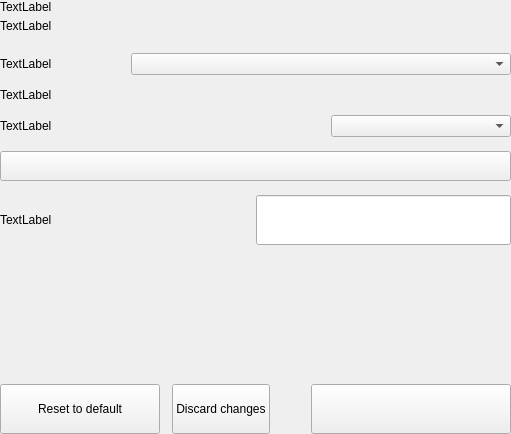
<?xml version="1.0" encoding="UTF-8"?>
<ui version="4.0">
 <class>SettingsDisplayOptionsWidget</class>
 <widget class="QWidget" name="SettingsDisplayOptionsWidget">
  <property name="geometry">
   <rect>
    <x>0</x>
    <y>0</y>
    <width>511</width>
    <height>434</height>
   </rect>
  </property>
  <property name="windowTitle">
   <string>Form</string>
  </property>
  <layout class="QVBoxLayout" name="verticalLayout">
   <property name="spacing">
    <number>0</number>
   </property>
   <property name="leftMargin">
    <number>0</number>
   </property>
   <property name="topMargin">
    <number>0</number>
   </property>
   <property name="rightMargin">
    <number>0</number>
   </property>
   <property name="bottomMargin">
    <number>0</number>
   </property>
   <item>
    <widget class="QWidget" name="left" native="true">
     <layout class="QVBoxLayout" name="verticalLayout_3">
      <property name="leftMargin">
       <number>0</number>
      </property>
      <property name="topMargin">
       <number>0</number>
      </property>
      <property name="rightMargin">
       <number>0</number>
      </property>
      <property name="bottomMargin">
       <number>0</number>
      </property>
      <item>
       <layout class="QVBoxLayout" name="verticalLayout_2">
        <property name="spacing">
         <number>0</number>
        </property>
        <item>
         <layout class="QHBoxLayout" name="horizontalLayout_3">
          <property name="spacing">
           <number>0</number>
          </property>
          <item>
           <layout class="QVBoxLayout" name="verticalLayoutTitle">
            <property name="spacing">
             <number>5</number>
            </property>
            <item>
             <widget class="QLabel" name="labelTitle">
              <property name="text">
               <string>TextLabel</string>
              </property>
             </widget>
            </item>
            <item>
             <widget class="QLabel" name="labelSubtitle1">
              <property name="text">
               <string>TextLabel</string>
              </property>
              <property name="wordWrap">
               <bool>true</bool>
              </property>
             </widget>
            </item>
           </layout>
          </item>
         </layout>
        </item>
        <item>
         <spacer name="verticalSpacer_2">
          <property name="orientation">
           <enum>Qt::Vertical</enum>
          </property>
          <property name="sizeType">
           <enum>QSizePolicy::Fixed</enum>
          </property>
          <property name="sizeHint" stdset="0">
           <size>
            <width>20</width>
            <height>20</height>
           </size>
          </property>
         </spacer>
        </item>
        <item>
         <layout class="QHBoxLayout" name="horizontalLayout_2">
          <item>
           <widget class="QLabel" name="labelTitleLanguage">
            <property name="text">
             <string>TextLabel</string>
            </property>
           </widget>
          </item>
          <item>
           <spacer name="horizontalSpacer_3">
            <property name="orientation">
             <enum>Qt::Horizontal</enum>
            </property>
            <property name="sizeHint" stdset="0">
             <size>
              <width>40</width>
              <height>20</height>
             </size>
            </property>
           </spacer>
          </item>
          <item>
           <widget class="QComboBox" name="comboBoxLanguage">
            <property name="minimumSize">
             <size>
              <width>380</width>
              <height>0</height>
             </size>
            </property>
            <property name="maximumSize">
             <size>
              <width>280</width>
              <height>16777215</height>
             </size>
            </property>
           </widget>
          </item>
         </layout>
        </item>
        <item>
         <spacer name="verticalThreads2">
          <property name="orientation">
           <enum>Qt::Vertical</enum>
          </property>
          <property name="sizeType">
           <enum>QSizePolicy::Fixed</enum>
          </property>
          <property name="sizeHint" stdset="0">
           <size>
            <width>20</width>
            <height>10</height>
           </size>
          </property>
         </spacer>
        </item>
        <item>
         <layout class="QHBoxLayout" name="horizontalPercentagezInd">
          <item>
           <widget class="QLabel" name="labelTitleUnit">
            <property name="text">
             <string>TextLabel</string>
            </property>
           </widget>
          </item>
          <item>
           <spacer name="horizontalSpacerPercentagezInd">
            <property name="orientation">
             <enum>Qt::Horizontal</enum>
            </property>
            <property name="sizeHint" stdset="0">
             <size>
              <width>40</width>
              <height>20</height>
             </size>
            </property>
           </spacer>
          </item>
          <item>
           <widget class="QValueComboBox" name="comboBoxUnit" native="true">
            <property name="minimumSize">
             <size>
              <width>180</width>
              <height>0</height>
             </size>
            </property>
            <property name="maximumSize">
             <size>
              <width>180</width>
              <height>16777215</height>
             </size>
            </property>
           </widget>
          </item>
         </layout>
        </item>
        <item>
         <spacer name="verticalDenomzInd">
          <property name="orientation">
           <enum>Qt::Vertical</enum>
          </property>
          <property name="sizeType">
           <enum>QSizePolicy::Fixed</enum>
          </property>
          <property name="sizeHint" stdset="0">
           <size>
            <width>20</width>
            <height>10</height>
           </size>
          </property>
         </spacer>
        </item>
        <item>
         <layout class="QHBoxLayout" name="horizontalDenomzInd">
          <item>
           <widget class="QLabel" name="labelTitleDigits">
            <property name="text">
             <string>TextLabel</string>
            </property>
           </widget>
          </item>
          <item>
           <spacer name="horizontalDenomzInd_1">
            <property name="orientation">
             <enum>Qt::Horizontal</enum>
            </property>
            <property name="sizeHint" stdset="0">
             <size>
              <width>40</width>
              <height>20</height>
             </size>
            </property>
           </spacer>
          </item>
          <item>
           <widget class="QComboBox" name="comboBoxDigits">
            <property name="minimumSize">
             <size>
              <width>180</width>
              <height>0</height>
             </size>
            </property>
            <property name="maximumSize">
             <size>
              <width>180</width>
              <height>16777215</height>
             </size>
            </property>
           </widget>
          </item>
         </layout>
        </item>
        <item>
         <spacer name="verticalSpacer_4">
          <property name="orientation">
           <enum>Qt::Vertical</enum>
          </property>
          <property name="sizeType">
           <enum>QSizePolicy::Minimum</enum>
          </property>
          <property name="sizeHint" stdset="0">
           <size>
            <width>20</width>
            <height>14</height>
           </size>
          </property>
         </spacer>
        </item>
        <item>
         <widget class="QPushButton" name="pushButtonSwitchBalance">
          <property name="minimumSize">
           <size>
            <width>0</width>
            <height>30</height>
           </size>
          </property>
          <property name="focusPolicy">
           <enum>Qt::NoFocus</enum>
          </property>
          <property name="text">
           <string/>
          </property>
          <property name="checkable">
           <bool>true</bool>
          </property>
         </widget>
        </item>
        <item>
         <spacer name="verticalSpacer_3">
          <property name="orientation">
           <enum>Qt::Vertical</enum>
          </property>
          <property name="sizeType">
           <enum>QSizePolicy::Preferred</enum>
          </property>
          <property name="sizeHint" stdset="0">
           <size>
            <width>20</width>
            <height>14</height>
           </size>
          </property>
         </spacer>
        </item>
        <item>
         <layout class="QHBoxLayout" name="horizontalLayout" stretch="1,1">
          <property name="spacing">
           <number>0</number>
          </property>
          <item>
           <widget class="QLabel" name="labelTitleUrl">
            <property name="text">
             <string>TextLabel</string>
            </property>
           </widget>
          </item>
          <item>
           <widget class="QLineEdit" name="lineEditUrl">
            <property name="minimumSize">
             <size>
              <width>0</width>
              <height>50</height>
             </size>
            </property>
            <property name="maximumSize">
             <size>
              <width>16777215</width>
              <height>50</height>
             </size>
            </property>
           </widget>
          </item>
         </layout>
        </item>
        <item>
         <spacer name="verticalSpacer">
          <property name="orientation">
           <enum>Qt::Vertical</enum>
          </property>
          <property name="sizeHint" stdset="0">
           <size>
            <width>20</width>
            <height>40</height>
           </size>
          </property>
         </spacer>
        </item>
        <item>
         <layout class="QHBoxLayout" name="horizontalLayout_7">
          <property name="spacing">
           <number>12</number>
          </property>
          <item>
           <widget class="QPushButton" name="pushButtonReset">
            <property name="minimumSize">
             <size>
              <width>160</width>
              <height>50</height>
             </size>
            </property>
            <property name="maximumSize">
             <size>
              <width>50</width>
              <height>16777215</height>
             </size>
            </property>
            <property name="focusPolicy">
             <enum>Qt::NoFocus</enum>
            </property>
            <property name="text">
             <string>Reset to default</string>
            </property>
           </widget>
          </item>
          <item>
           <widget class="QPushButton" name="pushButtonClean">
            <property name="minimumSize">
             <size>
              <width>0</width>
              <height>50</height>
             </size>
            </property>
            <property name="focusPolicy">
             <enum>Qt::NoFocus</enum>
            </property>
            <property name="text">
             <string>Discard changes</string>
            </property>
           </widget>
          </item>
          <item>
           <spacer name="horizontalSpacer_5">
            <property name="orientation">
             <enum>Qt::Horizontal</enum>
            </property>
            <property name="sizeType">
             <enum>QSizePolicy::Expanding</enum>
            </property>
            <property name="sizeHint" stdset="0">
             <size>
              <width>40</width>
              <height>20</height>
             </size>
            </property>
           </spacer>
          </item>
          <item>
           <widget class="QPushButton" name="pushButtonSave">
            <property name="minimumSize">
             <size>
              <width>200</width>
              <height>50</height>
             </size>
            </property>
            <property name="maximumSize">
             <size>
              <width>200</width>
              <height>50</height>
             </size>
            </property>
            <property name="focusPolicy">
             <enum>Qt::NoFocus</enum>
            </property>
            <property name="text">
             <string/>
            </property>
           </widget>
          </item>
         </layout>
        </item>
       </layout>
      </item>
     </layout>
    </widget>
   </item>
  </layout>
 </widget>
 <customwidgets>
  <customwidget>
   <class>QValueComboBox</class>
   <extends>QWidget</extends>
   <header>qvaluecombobox.h</header>
  </customwidget>
 </customwidgets>
 <resources/>
 <connections/>
</ui>
